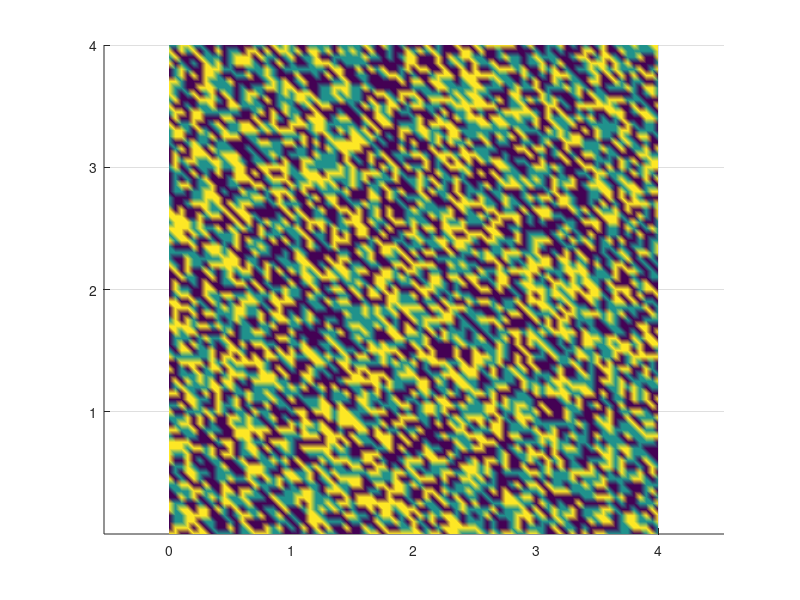

Recreate this plot in MATLAB. (Note: this script raises an error after producing the figure.)
%%%%%%%%%%%%%%%%%%%%
% PDE model simulation for the interaction between cells and medium

% time
t0 = 0;
tend = 2500;
dt = 0.05;
time = t0:dt:tend;
tdim = length(time);

% space
x0 = 0;
xend = 4;
dx = 0.05;
xall = x0:dx:xend;
xdim = length(xall);
% the space domain is a square [0,xend]x[0,xend]

% diffusion parameters
Dn = 1.8e-6;
Dmu = 2.36;
%DG = 0.236;    % value estimated with Eistein-Stokes
DG=0;           % assumption

% arbitrary parameters
Vol=0.7;
% mu0,G0 in [0,1]
mu0 = 0.25;    % RGM: 0.25 ca.
G0 = 0.0001;   % RGM: 0.1

% convenient choice for the last parameters
S=1;
a_G=0;         % assumption
a_mu = 0.8;

% experimentally fitted parameters
a = 2.2;
h1 = 3.2;
h2 = 11.2;
mn=0.013;

% random seed
rng(2);

% reaction functions
f1 =@(n,mu, G) (a .* G.*mu) ./ ((h1.*mu +1).*( h2.*G + 1)) .*n - mn.*n;
f2 =@(n,mu, G) (-a_mu .*mu .*n .*G) ./(h1.*mu+1) + Vol.*(mu0-mu);
f3 =@(n,G) (-a_G .* G.*n) ./(h2.*G+1) + S.*n + Vol.*(G0-G);


%% matrices for the implicit scheme

[X,Y] = meshgrid(0:dx:xend, 0:dx:xend);
N= xdim -1;         % number of intervals in the space doamin
M = N;              % For a squared space domain
dy=dx;

% auxiliary matrices
R= zeros (M+1,M+1);R(1 ,1) = -1; R(1 ,2) =1; R(M+1,M)=1; R(M+1,M+1) = -1; 
i=2; j=1;
while i <=M && j <=M
    R(i,j)=1; R(i,j+1) = -2; R(i,j+2) =1;
    i=i+1; j=j+1;
end
R =1/( dx)^2*R;

S =1/( dy)^2* eye(M+1);
T=-S;
V=2*T;

% final matrix
A= zeros ((M+1) *(N+1) , (M+1) *(N+1));
A(1:M+1 ,1:M+1)=R+T; A(1:M+1, M+2:M+2+M)=S;
i=M+2; j=1;
while i <=(M+1) *(N) && j <=(M+1) *(N+1)
    A(i:i+M, j:j+M)=S;
    A(i:i+M, j+M+1:j+M+1+M)=R+V;
    A(i:i+M,j+M+1+M+1:j+M+1+M+1+M)=S;
    i=i+M+1; j=j+M+1;
end
A((M+1) *(N+1) -M:(M+1) *(N+1) , (M+1) *(N+1) -M:(M+1) *(N+1))=R+T;
A((M+1) *(N+1) -M:(M+1) *(N+1) , (M+1) *(N+1) -M-M -1:( M+1) *(N+1) -M -1)=S;
A= sparse (A);

%% numerical scheme

% initial conditions
n0 = 2;
sd = 1;
noise = randi([-sd,sd], (M+1) *(N+1),1);
n = n0 + noise;
mu = mu0 * ones((M+1) *(N+1),1);
G = G0 * ones((M+1) *(N+1),1);

n1 = n0;
mu1 = mu0;
G1 = G0;
k=1;        % used to distinguish for the first iteration
z=0;        % time of the simulation
nt = zeros(tdim,1);     % contains the space integral at each time step


% for the animation
figure(10);
parN = n;
Nsup = reshape(parN,[M+1,N+1])';

h = surf(X,Y,Nsup);
shading interp
view(2)
axis equal

clim([0 max(Nsup(:))]);
clim([0 3.5]);      % per tenere la barra fissa, non so se è molto bello
hcb = colorbar;
hcb.Label.String = 'cell density n(x,y;t)';

xlabel('X'); ylabel('Y');
title(sprintf('n(x,t) at t = %.2f, V = %.2f', z, Vol));
drawnow;
step = 0;

while z <=tend
    F1 = f1(n,mu,G);
    F2 = f2(n,mu,G);
    F3 = f3(n,G);
    F1_1 = f1(n1,mu1,G1);
    F2_1 = f2(n1,mu1,G1);
    F3_1 = f3(n1,G1);

    n2 = n;
    mu2 = mu;
    G2 = G;

    if k==1     % the first iteration
        n = (speye ((M+1) *(N+1))-Dn*dt*A)\(n+dt* F1);
        mu = (speye ((M+1) *(N+1))-Dmu*dt*A)\(mu+dt* F2);
        G = (speye ((M+1) *(N+1))-DG*dt*A)\(G+dt* F3);
        k=2;
    else
        n = (3*speye ((M+1) *(N+1))-2*Dn*dt*A)\(4*n-n1+2*dt* (2*F1-F1_1));
        mu = (3*speye ((M+1) *(N+1))-2*Dmu*dt*A)\(4*mu-mu1+2*dt* (2*F2-F2_1));
        G = (3*speye ((M+1) *(N+1))-2*DG*dt*A)\(4*G-G1+2*dt* (2*F3-F3_1));
        k=k+1;
    end
    n1=n2;
    mu1=mu2;
    G1=G2;

    % integral over space
    nt_tot = sum(n(:,:));
    nt(k) = nt_tot;
    
    % update the plot 
    step = step + 1;
    if mod(step,150) == 0
        parN = n;
        Nsup = reshape(n,[M+1,N+1])';

        % update surface
        set(h,'ZData',Nsup);

        % update title
        title(sprintf('n(x,y;t) at t = %.2f, V = %.2f', z, Vol));

        drawnow;
    end


    z=z+dt;
end

%% integral over space of n

figure()
hold on
box on
title('n(t) total over space','FontSize',18)
xlabel('Time[h]','FontSize',16)
ylabel('n(t)','FontSize',16)
plot(time,nt(1:length(time)), 'LineWidth',2.5)
ylim([0,max(nt)])
ax = gca;
ax.FontSize = 16; 
hold off



